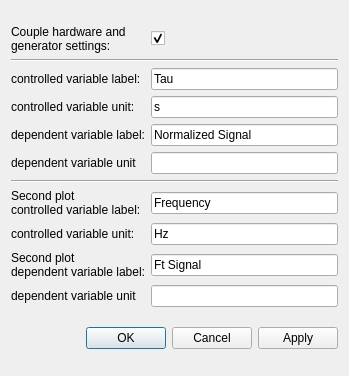
<ui version="4.0">
 <class>Dialog</class>
 <widget class="QDialog" name="Dialog">
  <property name="geometry">
   <rect>
    <x>0</x>
    <y>0</y>
    <width>349</width>
    <height>376</height>
   </rect>
  </property>
  <property name="windowTitle">
   <string>Dialog</string>
  </property>
  <layout class="QGridLayout" name="gridLayout_2">
   <item column="0" row="2">
    <widget class="QDialogButtonBox" name="buttonBox">
     <property name="orientation">
      <enum>Qt::Horizontal</enum>
     </property>
     <property name="standardButtons">
      <set>QDialogButtonBox::Apply|QDialogButtonBox::Cancel|QDialogButtonBox::Ok</set>
     </property>
     <property name="centerButtons">
      <bool>false</bool>
     </property>
    </widget>
   </item>
   <item column="0" row="1">
    <layout class="QGridLayout" name="gridLayout">
     <item column="1" row="7">
      <widget class="QLineEdit" name="ana_param_second_plot_x_axis_name_LineEdit">
       <property name="text">
        <string>Frequency</string>
       </property>
      </widget>
     </item>
     <item colspan="2" column="0" row="6">
      <widget class="Line" name="line">
       <property name="orientation">
        <enum>Qt::Horizontal</enum>
       </property>
      </widget>
     </item>
     <item column="0" row="2">
      <widget class="QLabel" name="ana_param_x_axis_label_Label">
       <property name="text">
        <string>controlled variable label:</string>
       </property>
      </widget>
     </item>
     <item column="1" row="2">
      <widget class="QLineEdit" name="ana_param_x_axis_name_LineEdit">
       <property name="text">
        <string>Tau</string>
       </property>
      </widget>
     </item>
     <item column="0" row="4">
      <widget class="QLabel" name="ana_param_y_axis_label_Label">
       <property name="text">
        <string>&lt;html&gt;&lt;head/&gt;&lt;body&gt;&lt;p&gt;dependent variable label:&lt;/p&gt;&lt;/body&gt;&lt;/html&gt;</string>
       </property>
      </widget>
     </item>
     <item column="1" row="8">
      <widget class="QLineEdit" name="ana_param_second_plot_x_axis_unit_LineEdit">
       <property name="text">
        <string>Hz</string>
       </property>
      </widget>
     </item>
     <item column="1" row="3">
      <widget class="QLineEdit" name="ana_param_x_axis_unit_LineEdit">
       <property name="text">
        <string>s</string>
       </property>
      </widget>
     </item>
     <item column="0" row="5">
      <widget class="QLabel" name="label_2">
       <property name="text">
        <string>dependent variable unit</string>
       </property>
      </widget>
     </item>
     <item column="1" row="0">
      <widget class="QCheckBox" name="ana_param_couple_settings_checkBox">
       <property name="text">
        <string />
       </property>
       <property name="checked">
        <bool>true</bool>
       </property>
      </widget>
     </item>
     <item column="0" row="7">
      <widget class="QLabel" name="ana_param_second_plot_x_axis_label_Label">
       <property name="text">
        <string>&lt;html&gt;&lt;head/&gt;&lt;body&gt;&lt;p&gt;Second plot&lt;br/&gt;controlled variable label:&lt;/p&gt;&lt;/body&gt;&lt;/html&gt;</string>
       </property>
      </widget>
     </item>
     <item column="1" row="4">
      <widget class="QLineEdit" name="ana_param_y_axis_name_LineEdit">
       <property name="text">
        <string>Normalized Signal</string>
       </property>
      </widget>
     </item>
     <item column="0" row="9">
      <widget class="QLabel" name="ana_param_second_plot_y_axis_label_Label">
       <property name="text">
        <string>&lt;html&gt;&lt;head/&gt;&lt;body&gt;&lt;p&gt;Second plot&lt;br/&gt;dependent variable label:&lt;/p&gt;&lt;/body&gt;&lt;/html&gt;</string>
       </property>
      </widget>
     </item>
     <item column="1" row="9">
      <widget class="QLineEdit" name="ana_param_second_plot_y_axis_name_LineEdit">
       <property name="text">
        <string>Ft Signal</string>
       </property>
      </widget>
     </item>
     <item column="0" row="3">
      <widget class="QLabel" name="label">
       <property name="text">
        <string>controlled variable unit:</string>
       </property>
      </widget>
     </item>
     <item column="1" row="5">
      <widget class="QLineEdit" name="ana_param_y_axis_unit_LineEdit" />
     </item>
     <item column="1" row="10">
      <widget class="QLineEdit" name="ana_param_second_plot_y_axis_unit_LineEdit" />
     </item>
     <item column="0" row="10">
      <widget class="QLabel" name="label_4">
       <property name="text">
        <string>dependent variable unit</string>
       </property>
      </widget>
     </item>
     <item column="0" row="8">
      <widget class="QLabel" name="label_3">
       <property name="text">
        <string>controlled variable unit:</string>
       </property>
      </widget>
     </item>
     <item column="0" row="0">
      <widget class="QLabel" name="label_5">
       <property name="text">
        <string>Couple hardware and
generator settings:</string>
       </property>
      </widget>
     </item>
     <item colspan="2" column="0" row="1">
      <widget class="Line" name="line_3">
       <property name="orientation">
        <enum>Qt::Horizontal</enum>
       </property>
      </widget>
     </item>
    </layout>
   </item>
  </layout>
 </widget>
 <resources />
 <connections>
  <connection>
   <sender>buttonBox</sender>
   <signal>accepted()</signal>
   <receiver>Dialog</receiver>
   <slot>accept()</slot>
   <hints>
    <hint type="sourcelabel">
     <x>248</x>
     <y>254</y>
    </hint>
    <hint type="destinationlabel">
     <x>157</x>
     <y>274</y>
    </hint>
   </hints>
  </connection>
  <connection>
   <sender>buttonBox</sender>
   <signal>rejected()</signal>
   <receiver>Dialog</receiver>
   <slot>reject()</slot>
   <hints>
    <hint type="sourcelabel">
     <x>316</x>
     <y>260</y>
    </hint>
    <hint type="destinationlabel">
     <x>286</x>
     <y>274</y>
    </hint>
   </hints>
  </connection>
 </connections>
</ui>
